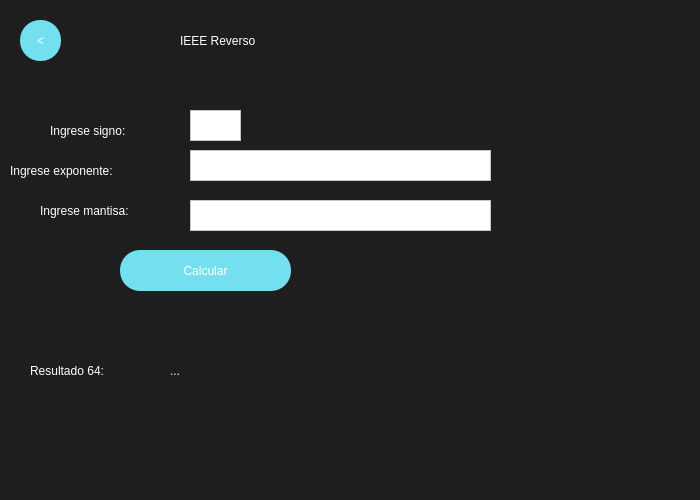
<?xml version="1.0" encoding="UTF-8"?>
<ui version="4.0">
 <class>MainWindow</class>
 <widget class="QMainWindow" name="MainWindow">
  <property name="geometry">
   <rect>
    <x>0</x>
    <y>0</y>
    <width>700</width>
    <height>500</height>
   </rect>
  </property>
  <property name="minimumSize">
   <size>
    <width>700</width>
    <height>500</height>
   </size>
  </property>
  <property name="maximumSize">
   <size>
    <width>700</width>
    <height>500</height>
   </size>
  </property>
  <property name="windowTitle">
   <string>MainWindow</string>
  </property>
  <property name="styleSheet">
   <string notr="true">QWidget{
background-color:#1E1E1E;
}

QPushButton{
background-color:#74E0Ef;
color:white;
font: 30pt &quot;Impact&quot;;
border-radius:25px;
}

QPushButton:hover{
background-color:#7A63FF;
color:#74E0Ef;
font: 30pt &quot;Impact&quot;;
border-radius:30px;
}

</string>
  </property>
  <widget class="QWidget" name="centralwidget">
   <widget class="QLabel" name="label">
    <property name="geometry">
     <rect>
      <x>180</x>
      <y>10</y>
      <width>341</width>
      <height>61</height>
     </rect>
    </property>
    <property name="styleSheet">
     <string notr="true">color:white;
font: 50pt &quot;Impact&quot;;
</string>
    </property>
    <property name="text">
     <string>IEEE Reverso</string>
    </property>
   </widget>
   <widget class="QPushButton" name="ReverseBackButton">
    <property name="geometry">
     <rect>
      <x>20</x>
      <y>20</y>
      <width>41</width>
      <height>41</height>
     </rect>
    </property>
    <property name="styleSheet">
     <string notr="true">font: 20pt &quot;impact&quot;;
border-radius:20px;</string>
    </property>
    <property name="text">
     <string>&lt;</string>
    </property>
   </widget>
   <widget class="QPushButton" name="RevCalculateButton">
    <property name="geometry">
     <rect>
      <x>120</x>
      <y>250</y>
      <width>171</width>
      <height>41</height>
     </rect>
    </property>
    <property name="styleSheet">
     <string notr="true">font: 20pt &quot;impact&quot;;
border-radius:20px;</string>
    </property>
    <property name="text">
     <string>Calcular</string>
    </property>
   </widget>
   <widget class="QLabel" name="label_2">
    <property name="geometry">
     <rect>
      <x>50</x>
      <y>120</y>
      <width>131</width>
      <height>21</height>
     </rect>
    </property>
    <property name="styleSheet">
     <string notr="true">font:15pt&quot;Arial&quot;;
color:white;</string>
    </property>
    <property name="text">
     <string>Ingrese signo:</string>
    </property>
   </widget>
   <widget class="QLabel" name="label_3">
    <property name="geometry">
     <rect>
      <x>10</x>
      <y>160</y>
      <width>171</width>
      <height>21</height>
     </rect>
    </property>
    <property name="styleSheet">
     <string notr="true">font:15pt&quot;Arial&quot;;
color:white;</string>
    </property>
    <property name="text">
     <string>Ingrese exponente:</string>
    </property>
   </widget>
   <widget class="QLabel" name="label_4">
    <property name="geometry">
     <rect>
      <x>40</x>
      <y>200</y>
      <width>151</width>
      <height>21</height>
     </rect>
    </property>
    <property name="styleSheet">
     <string notr="true">font:15pt&quot;Arial&quot;;
color:white;</string>
    </property>
    <property name="text">
     <string>Ingrese mantisa:</string>
    </property>
   </widget>
   <widget class="QLabel" name="label_5">
    <property name="geometry">
     <rect>
      <x>30</x>
      <y>350</y>
      <width>131</width>
      <height>41</height>
     </rect>
    </property>
    <property name="styleSheet">
     <string notr="true">font:15pt&quot;Arial&quot;;
color:white;</string>
    </property>
    <property name="text">
     <string>Resultado 64:</string>
    </property>
   </widget>
   <widget class="QLabel" name="ResultRev">
    <property name="geometry">
     <rect>
      <x>170</x>
      <y>350</y>
      <width>401</width>
      <height>41</height>
     </rect>
    </property>
    <property name="styleSheet">
     <string notr="true">font:15pt&quot;Arial&quot;;
color:white;</string>
    </property>
    <property name="text">
     <string>...</string>
    </property>
   </widget>
   <widget class="QTextEdit" name="SignoEntry">
    <property name="geometry">
     <rect>
      <x>190</x>
      <y>110</y>
      <width>51</width>
      <height>31</height>
     </rect>
    </property>
    <property name="styleSheet">
     <string notr="true">background-color: rgb(255, 255, 255);</string>
    </property>
   </widget>
   <widget class="QTextEdit" name="ExpEntry">
    <property name="geometry">
     <rect>
      <x>190</x>
      <y>150</y>
      <width>301</width>
      <height>31</height>
     </rect>
    </property>
    <property name="styleSheet">
     <string notr="true">background-color: rgb(255, 255, 255);</string>
    </property>
   </widget>
   <widget class="QTextEdit" name="MantsEntry">
    <property name="geometry">
     <rect>
      <x>190</x>
      <y>200</y>
      <width>301</width>
      <height>31</height>
     </rect>
    </property>
    <property name="styleSheet">
     <string notr="true">background-color: rgb(255, 255, 255);</string>
    </property>
   </widget>
  </widget>
 </widget>
 <resources/>
 <connections/>
</ui>
